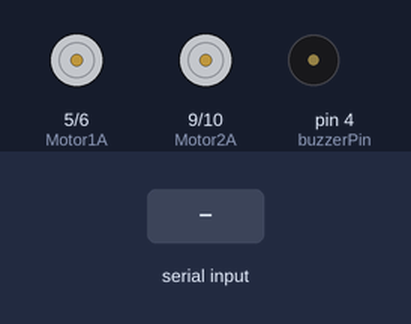
Recording of a sketch running on a simulated Arduino Uno, built with avr-gcc and run on an emulated ATmega328P. Shown: motor-driver pin pairs drawn as motors (green arrow = first pin HIGH = forward, orange = second pin HIGH = backward, longer = more drive), buzzer (waves = sounding, pin HIGH). Inputs (shaded band) come from the test bench.

Above: at 1.2 s.
1.3 s: "F" received over the second serial link
At 2.5 s:
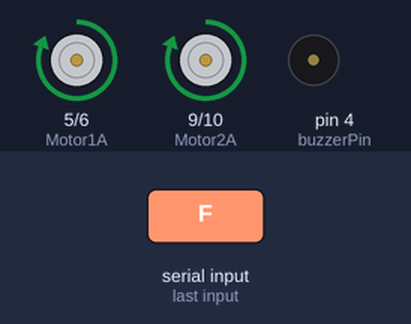
2.8 s: "B" received over the second serial link
At 3.6 s:
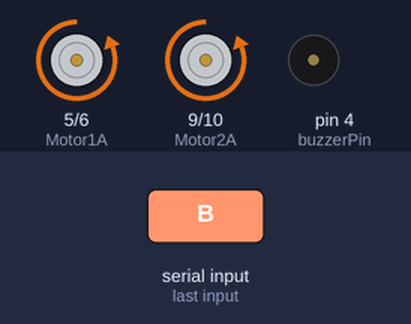
4.3 s: "L" received over the second serial link
At 4.7 s:
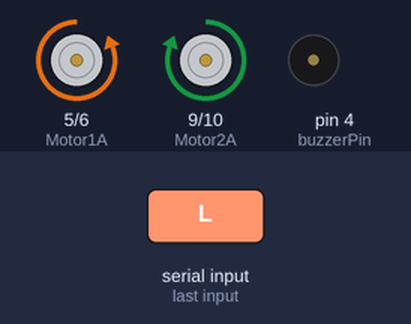
5.8 s: "R" received over the second serial link
At 7.0 s:
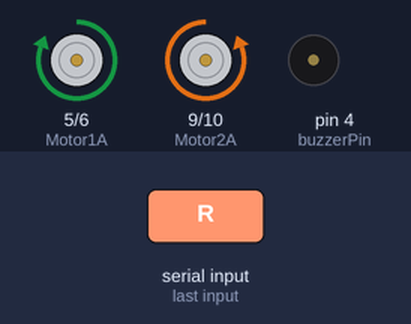
7.3 s: "A" received over the second serial link
At 8.1 s:
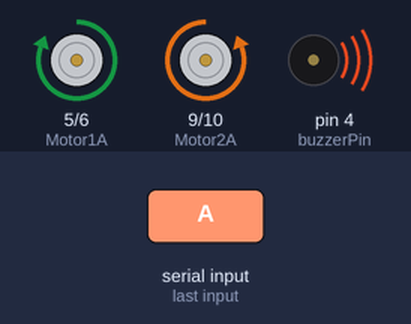
9.8 s: "f" received over the second serial link
At 10.1 s:
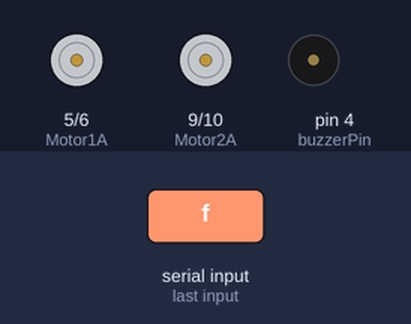
Timing chart, 0 to 12.3 s (numbered marks = the images above; inputs shaded):
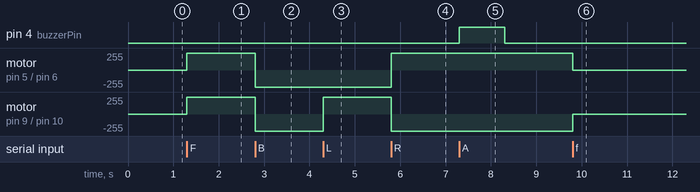

Measured:
- after the input at 1.3 s, motor on pin 5 (Motor1A) / pin 6 (Motor1B), motor on pin 9 (Motor2A) / pin 10 (Motor2B): stopped → forward 255/255 at once
- after the input at 2.8 s, motor on pin 5 (Motor1A) / pin 6 (Motor1B), motor on pin 9 (Motor2A) / pin 10 (Motor2B): forward 255/255 → backward 255/255 at once
- after the input at 4.3 s, motor on pin 9 (Motor2A) / pin 10 (Motor2B): backward 255/255 → forward 255/255 at once
- after the input at 5.8 s, motor on pin 5 (Motor1A) / pin 6 (Motor1B): backward 255/255 → forward 255/255 at once; motor on pin 9 (Motor2A) / pin 10 (Motor2B): forward 255/255 → backward 255/255 at once
- after the input at 7.3 s, pin 4 (buzzerPin): LOW → HIGH at once, → LOW 1.0 s later
- after the input at 9.8 s, motor on pin 5 (Motor1A) / pin 6 (Motor1B): forward 255/255 → stopped at once; motor on pin 9 (Motor2A) / pin 10 (Motor2B): backward 255/255 → stopped at once

The sketch:

arduino.ino
```cpp
#include <Wire.h>
#include <SoftwareSerial.h>
#include <DHT.h>  // Incluye la biblioteca para el sensor DHT

const int buzzerPin = 4;           // Pin del buzzer en el Arduino
SoftwareSerial bluetooth(2, 3);    // RX en 2, TX en 3 para el HC-05

// Pines de control del carrito
int Motor1A = 5;
int Motor1B = 6;
int Motor2A = 9;
int Motor2B = 10;

// Pin del sensor de sonido
const int soundSensorPin = A0;

// Configuración del sensor DHT11
#define DHTPIN 7       // Pin donde está conectado el DHT11
#define DHTTYPE DHT11  // Define el tipo de sensor (DHT11 en este caso)
DHT dht(DHTPIN, DHTTYPE);  // Crea un objeto de la clase DHT

void setup() {
    Serial.begin(9600);            // Comunicación serial con la computadora
    bluetooth.begin(9600);         // Comunicación con el HC-05

    pinMode(buzzerPin, OUTPUT);    // Configura el pin del buzzer como salida

    // Configuración de los pines del carrito como salidas
    pinMode(Motor1A, OUTPUT);
    pinMode(Motor1B, OUTPUT);
    pinMode(Motor2A, OUTPUT);
    pinMode(Motor2B, OUTPUT);

    pinMode(soundSensorPin, INPUT); // Configura el pin del sensor de sonido como entrada

    dht.begin();                   // Inicia el sensor DHT11

    detenerCarrito();              // Asegúrate de que los motores estén apagados al inicio
}

void loop() {
    // Verifica si hay un comando disponible desde el HC-05
    if (bluetooth.available()) {
        char command = bluetooth.read();
        manejarComando(command);
    }
}

void manejarComando(char command) {
    switch (command) {
        case 'F':                   // Adelante - Iniciar
            moverAdelante();
            break;
        case 'f':                   // Adelante - Detener
            detenerCarrito();
            break;
        case 'B':                   // Reversa - Iniciar
            moverReversa();
            break;
        case 'b':                   // Reversa - Detener
            detenerCarrito();
            break;
        case 'L':                   // Izquierda - Iniciar
            girarIzquierda();
            break;
        case 'l':                   // Izquierda - Detener
            detenerCarrito();
            break;
        case 'R':                   // Derecha - Iniciar
            girarDerecha();
            break;
        case 'r':                   // Derecha - Detener
            detenerCarrito();
            break;
        case 'A':                   // Activa el buzzer
            activarBuzzer();
            break;
        case 'S':                   // Solicita la lectura del sensor de sonido
            enviarLecturaSonido();
            break;
        case 'T':                   // Solicita la lectura de temperatura y humedad del DHT11
            enviarLecturaDHT();
            break;
        default:
            break;
    }
}

void activarBuzzer() {
    digitalWrite(buzzerPin, HIGH);
    delay(1000);
    digitalWrite(buzzerPin, LOW);
}

void moverAdelante() {
    digitalWrite(Motor1A, HIGH);
    digitalWrite(Motor1B, LOW);
    digitalWrite(Motor2A, HIGH);
    digitalWrite(Motor2B, LOW);
}

void moverReversa() {
    digitalWrite(Motor1A, LOW);
    digitalWrite(Motor1B, HIGH);
    digitalWrite(Motor2A, LOW);
    digitalWrite(Motor2B, HIGH);
}

void girarIzquierda() {
    digitalWrite(Motor1A, LOW);
    digitalWrite(Motor1B, HIGH);
    digitalWrite(Motor2A, HIGH);
    digitalWrite(Motor2B, LOW);
}

void girarDerecha() {
    digitalWrite(Motor1A, HIGH);
    digitalWrite(Motor1B, LOW);
    digitalWrite(Motor2A, LOW);
    digitalWrite(Motor2B, HIGH);
}

void detenerCarrito() {
    digitalWrite(Motor1A, LOW);
    digitalWrite(Motor1B, LOW);
    digitalWrite(Motor2A, LOW);
    digitalWrite(Motor2B, LOW);
}

void enviarLecturaSonido() {
    int soundValue = analogRead(soundSensorPin); // Lee el valor del sensor de sonido
    bluetooth.print("Sonido: ");
    bluetooth.println(soundValue);              // Envía el valor por Bluetooth
    Serial.print("Sonido: ");                   // También muestra el valor en el monitor serial
    Serial.println(soundValue);
}

void enviarLecturaDHT() {
    float h = dht.readHumidity();    // Lee la humedad
    float t = dht.readTemperature(); // Lee la temperatura en grados Celsius

    // Verifica si la lectura fue exitosa
    if (isnan(h) || isnan(t)) {
        bluetooth.println("Error al leer el DHT11");
        Serial.println("Error al leer el DHT11");
    } else {
        // Envía los datos por Bluetooth
        bluetooth.print("Temperatura: ");
        bluetooth.print(t);
        bluetooth.print("°C, Humedad: ");
        bluetooth.print(h);
        bluetooth.println("%");

        // Muestra los datos en el monitor serial
        Serial.print("Temperatura: ");
        Serial.print(t);
        Serial.print("°C, Humedad: ");
        Serial.print(h);
        Serial.println("%");
    }
}
```
